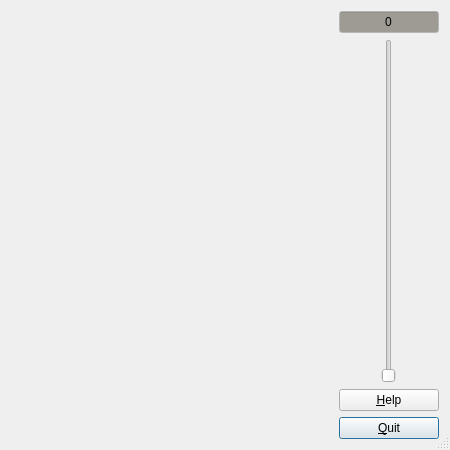
<?xml version="1.0" encoding="UTF-8"?>
<ui version="4.0">
 <class>GuiDialogBase</class>
 <widget class="QDialog" name="GuiDialogBase">
  <property name="geometry">
   <rect>
    <x>0</x>
    <y>0</y>
    <width>450</width>
    <height>450</height>
   </rect>
  </property>
  <property name="windowTitle">
   <string>Insight Qt Slicer</string>
  </property>
  <property name="sizeGripEnabled">
   <bool>true</bool>
  </property>
  <layout class="QGridLayout" name="gridLayout">
   <item row="3" column="1">
    <widget class="QPushButton" name="ButtonOk">
     <property name="maximumSize">
      <size>
       <width>100</width>
       <height>16777215</height>
      </size>
     </property>
     <property name="font">
      <font>
       <family>Arial</family>
       <weight>50</weight>
       <bold>false</bold>
      </font>
     </property>
     <property name="windowTitle">
      <string/>
     </property>
     <property name="text">
      <string>&amp;Quit</string>
     </property>
    </widget>
   </item>
   <item row="0" column="0" rowspan="2">
    <widget class="QtGlSliceView" name="OpenGlWindow" native="true">
     <property name="minimumSize">
      <size>
       <width>100</width>
       <height>100</height>
      </size>
     </property>
    </widget>
   </item>
   <item row="1" column="1" alignment="Qt::AlignHCenter">
    <widget class="QSlider" name="SliceNumSlider">
     <property name="orientation">
      <enum>Qt::Vertical</enum>
     </property>
     <property name="tickPosition">
      <enum>QSlider::NoTicks</enum>
     </property>
    </widget>
   </item>
   <item row="2" column="1">
    <widget class="QPushButton" name="ButtonHelp">
     <property name="maximumSize">
      <size>
       <width>100</width>
       <height>16777215</height>
      </size>
     </property>
     <property name="font">
      <font>
       <family>Arial</family>
       <weight>50</weight>
       <bold>false</bold>
      </font>
     </property>
     <property name="text">
      <string>&amp;Help</string>
     </property>
     <property name="autoDefault">
      <bool>true</bool>
     </property>
    </widget>
   </item>
   <item row="0" column="1">
    <widget class="QLineEdit" name="SliceValue">
     <property name="enabled">
      <bool>false</bool>
     </property>
     <property name="sizePolicy">
      <sizepolicy hsizetype="Minimum" vsizetype="Fixed">
       <horstretch>0</horstretch>
       <verstretch>0</verstretch>
      </sizepolicy>
     </property>
     <property name="minimumSize">
      <size>
       <width>100</width>
       <height>0</height>
      </size>
     </property>
     <property name="maximumSize">
      <size>
       <width>100</width>
       <height>16777215</height>
      </size>
     </property>
     <property name="palette">
      <palette>
       <active>
        <colorrole role="WindowText">
         <brush brushstyle="SolidPattern">
          <color alpha="255">
           <red>0</red>
           <green>0</green>
           <blue>0</blue>
          </color>
         </brush>
        </colorrole>
        <colorrole role="Button">
         <brush brushstyle="SolidPattern">
          <color alpha="255">
           <red>212</red>
           <green>208</green>
           <blue>200</blue>
          </color>
         </brush>
        </colorrole>
        <colorrole role="Light">
         <brush brushstyle="SolidPattern">
          <color alpha="255">
           <red>255</red>
           <green>255</green>
           <blue>255</blue>
          </color>
         </brush>
        </colorrole>
        <colorrole role="Midlight">
         <brush brushstyle="SolidPattern">
          <color alpha="255">
           <red>233</red>
           <green>231</green>
           <blue>227</blue>
          </color>
         </brush>
        </colorrole>
        <colorrole role="Dark">
         <brush brushstyle="SolidPattern">
          <color alpha="255">
           <red>106</red>
           <green>104</green>
           <blue>100</blue>
          </color>
         </brush>
        </colorrole>
        <colorrole role="Mid">
         <brush brushstyle="SolidPattern">
          <color alpha="255">
           <red>141</red>
           <green>138</green>
           <blue>133</blue>
          </color>
         </brush>
        </colorrole>
        <colorrole role="Text">
         <brush brushstyle="SolidPattern">
          <color alpha="255">
           <red>0</red>
           <green>0</green>
           <blue>0</blue>
          </color>
         </brush>
        </colorrole>
        <colorrole role="BrightText">
         <brush brushstyle="SolidPattern">
          <color alpha="255">
           <red>255</red>
           <green>255</green>
           <blue>255</blue>
          </color>
         </brush>
        </colorrole>
        <colorrole role="ButtonText">
         <brush brushstyle="SolidPattern">
          <color alpha="255">
           <red>0</red>
           <green>0</green>
           <blue>0</blue>
          </color>
         </brush>
        </colorrole>
        <colorrole role="Base">
         <brush brushstyle="SolidPattern">
          <color alpha="255">
           <red>158</red>
           <green>155</green>
           <blue>149</blue>
          </color>
         </brush>
        </colorrole>
        <colorrole role="Window">
         <brush brushstyle="SolidPattern">
          <color alpha="255">
           <red>255</red>
           <green>255</green>
           <blue>255</blue>
          </color>
         </brush>
        </colorrole>
        <colorrole role="Shadow">
         <brush brushstyle="SolidPattern">
          <color alpha="255">
           <red>0</red>
           <green>0</green>
           <blue>0</blue>
          </color>
         </brush>
        </colorrole>
        <colorrole role="Highlight">
         <brush brushstyle="SolidPattern">
          <color alpha="255">
           <red>10</red>
           <green>36</green>
           <blue>106</blue>
          </color>
         </brush>
        </colorrole>
        <colorrole role="HighlightedText">
         <brush brushstyle="SolidPattern">
          <color alpha="255">
           <red>255</red>
           <green>255</green>
           <blue>255</blue>
          </color>
         </brush>
        </colorrole>
       </active>
       <inactive>
        <colorrole role="WindowText">
         <brush brushstyle="SolidPattern">
          <color alpha="255">
           <red>0</red>
           <green>0</green>
           <blue>0</blue>
          </color>
         </brush>
        </colorrole>
        <colorrole role="Button">
         <brush brushstyle="SolidPattern">
          <color alpha="255">
           <red>212</red>
           <green>208</green>
           <blue>200</blue>
          </color>
         </brush>
        </colorrole>
        <colorrole role="Light">
         <brush brushstyle="SolidPattern">
          <color alpha="255">
           <red>255</red>
           <green>255</green>
           <blue>255</blue>
          </color>
         </brush>
        </colorrole>
        <colorrole role="Midlight">
         <brush brushstyle="SolidPattern">
          <color alpha="255">
           <red>243</red>
           <green>239</green>
           <blue>230</blue>
          </color>
         </brush>
        </colorrole>
        <colorrole role="Dark">
         <brush brushstyle="SolidPattern">
          <color alpha="255">
           <red>106</red>
           <green>104</green>
           <blue>100</blue>
          </color>
         </brush>
        </colorrole>
        <colorrole role="Mid">
         <brush brushstyle="SolidPattern">
          <color alpha="255">
           <red>141</red>
           <green>138</green>
           <blue>133</blue>
          </color>
         </brush>
        </colorrole>
        <colorrole role="Text">
         <brush brushstyle="SolidPattern">
          <color alpha="255">
           <red>0</red>
           <green>0</green>
           <blue>0</blue>
          </color>
         </brush>
        </colorrole>
        <colorrole role="BrightText">
         <brush brushstyle="SolidPattern">
          <color alpha="255">
           <red>255</red>
           <green>255</green>
           <blue>255</blue>
          </color>
         </brush>
        </colorrole>
        <colorrole role="ButtonText">
         <brush brushstyle="SolidPattern">
          <color alpha="255">
           <red>0</red>
           <green>0</green>
           <blue>0</blue>
          </color>
         </brush>
        </colorrole>
        <colorrole role="Base">
         <brush brushstyle="SolidPattern">
          <color alpha="255">
           <red>158</red>
           <green>155</green>
           <blue>149</blue>
          </color>
         </brush>
        </colorrole>
        <colorrole role="Window">
         <brush brushstyle="SolidPattern">
          <color alpha="255">
           <red>255</red>
           <green>255</green>
           <blue>255</blue>
          </color>
         </brush>
        </colorrole>
        <colorrole role="Shadow">
         <brush brushstyle="SolidPattern">
          <color alpha="255">
           <red>0</red>
           <green>0</green>
           <blue>0</blue>
          </color>
         </brush>
        </colorrole>
        <colorrole role="Highlight">
         <brush brushstyle="SolidPattern">
          <color alpha="255">
           <red>10</red>
           <green>36</green>
           <blue>106</blue>
          </color>
         </brush>
        </colorrole>
        <colorrole role="HighlightedText">
         <brush brushstyle="SolidPattern">
          <color alpha="255">
           <red>255</red>
           <green>255</green>
           <blue>255</blue>
          </color>
         </brush>
        </colorrole>
       </inactive>
       <disabled>
        <colorrole role="WindowText">
         <brush brushstyle="SolidPattern">
          <color alpha="255">
           <red>128</red>
           <green>128</green>
           <blue>128</blue>
          </color>
         </brush>
        </colorrole>
        <colorrole role="Button">
         <brush brushstyle="SolidPattern">
          <color alpha="255">
           <red>212</red>
           <green>208</green>
           <blue>200</blue>
          </color>
         </brush>
        </colorrole>
        <colorrole role="Light">
         <brush brushstyle="SolidPattern">
          <color alpha="255">
           <red>255</red>
           <green>255</green>
           <blue>255</blue>
          </color>
         </brush>
        </colorrole>
        <colorrole role="Midlight">
         <brush brushstyle="SolidPattern">
          <color alpha="255">
           <red>243</red>
           <green>239</green>
           <blue>230</blue>
          </color>
         </brush>
        </colorrole>
        <colorrole role="Dark">
         <brush brushstyle="SolidPattern">
          <color alpha="255">
           <red>106</red>
           <green>104</green>
           <blue>100</blue>
          </color>
         </brush>
        </colorrole>
        <colorrole role="Mid">
         <brush brushstyle="SolidPattern">
          <color alpha="255">
           <red>141</red>
           <green>138</green>
           <blue>133</blue>
          </color>
         </brush>
        </colorrole>
        <colorrole role="Text">
         <brush brushstyle="SolidPattern">
          <color alpha="255">
           <red>0</red>
           <green>0</green>
           <blue>0</blue>
          </color>
         </brush>
        </colorrole>
        <colorrole role="BrightText">
         <brush brushstyle="SolidPattern">
          <color alpha="255">
           <red>255</red>
           <green>255</green>
           <blue>255</blue>
          </color>
         </brush>
        </colorrole>
        <colorrole role="ButtonText">
         <brush brushstyle="SolidPattern">
          <color alpha="255">
           <red>128</red>
           <green>128</green>
           <blue>128</blue>
          </color>
         </brush>
        </colorrole>
        <colorrole role="Base">
         <brush brushstyle="SolidPattern">
          <color alpha="255">
           <red>158</red>
           <green>155</green>
           <blue>149</blue>
          </color>
         </brush>
        </colorrole>
        <colorrole role="Window">
         <brush brushstyle="SolidPattern">
          <color alpha="255">
           <red>255</red>
           <green>255</green>
           <blue>255</blue>
          </color>
         </brush>
        </colorrole>
        <colorrole role="Shadow">
         <brush brushstyle="SolidPattern">
          <color alpha="255">
           <red>0</red>
           <green>0</green>
           <blue>0</blue>
          </color>
         </brush>
        </colorrole>
        <colorrole role="Highlight">
         <brush brushstyle="SolidPattern">
          <color alpha="255">
           <red>10</red>
           <green>36</green>
           <blue>106</blue>
          </color>
         </brush>
        </colorrole>
        <colorrole role="HighlightedText">
         <brush brushstyle="SolidPattern">
          <color alpha="255">
           <red>255</red>
           <green>255</green>
           <blue>255</blue>
          </color>
         </brush>
        </colorrole>
       </disabled>
      </palette>
     </property>
     <property name="text">
      <string>0</string>
     </property>
     <property name="alignment">
      <set>Qt::AlignHCenter</set>
     </property>
    </widget>
   </item>
   <item row="2" column="0" rowspan="2">
    <widget class="QtSliceControlsWidget" name="Controls" native="true"/>
   </item>
  </layout>
 </widget>
 <customwidgets>
  <customwidget>
   <class>QtGlSliceView</class>
   <extends>QWidget</extends>
   <header>QtGlSliceView.h</header>
  </customwidget>
  <customwidget>
   <class>QtSliceControlsWidget</class>
   <extends>QWidget</extends>
   <header>QtSliceControlsWidget.h</header>
   <container>1</container>
  </customwidget>
 </customwidgets>
 <resources/>
 <connections/>
</ui>
